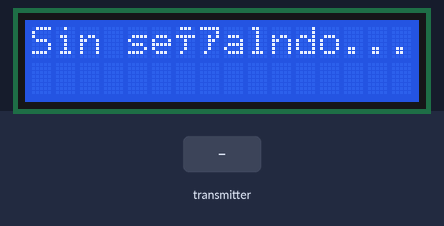
This program was run on a simulated Arduino Uno, built with avr-gcc and run on an emulated ATmega328P. Shown: 16×2 character LCD. The inputs (shaded band) are chosen by the test bench. No radio packets arrive unless stated.

Above: at 11.7 s.
11.8 s: the transmitter starts sending temperature.0 = 0
At 13.1 s:
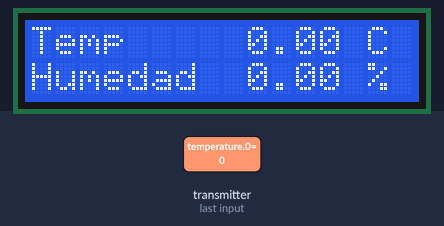
14.8 s: the transmitter starts sending temperature.1 = 25
At 16.0 s:
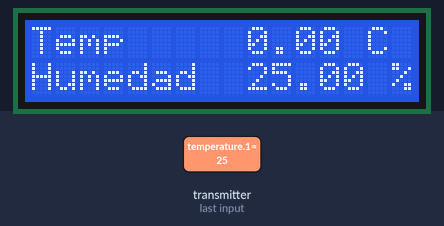
17.8 s: the transmitter starts sending temperature.0 = 25
At 18.8 s:
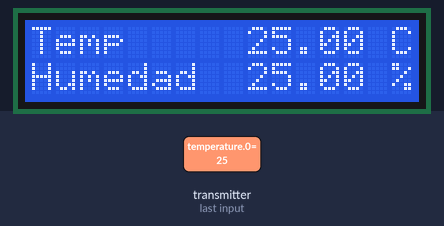
20.8 s: the transmitter starts sending temperature.1 = 0
At 22.1 s:
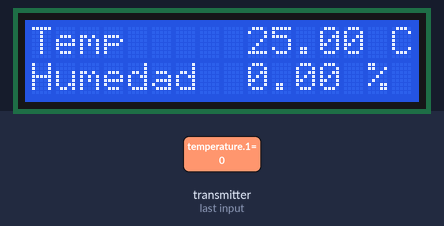
Timing chart, 0 to 23.8 s (numbered marks = the images above; inputs shaded):
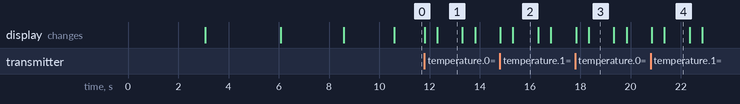

Measured:
- after the input at 11.8 s, the display: first changes at once (image 1 shows a later state)
- after the input at 14.8 s, the display: first differs from a run without the input after 0.52 s (image 2)
- after the input at 17.8 s, the display: first differs from a run without the input after 0.54 s (image 3)
- after the input at 20.8 s, the display: first differs from a run without the input after 0.55 s (image 4)
- what the display in image 1 shows lasts 1.0 s, from 12.3 s to 13.3 s

The program:

main.cpp
```cpp
#include <nRF24L01.h> //Librería correspondiente al modulo nRF24L01
#include <RF24_config.h> //Librería correspondiente al modulo nRF24L01
#include <RF24.h> //Librería correspondiente al modulo nRF24L01


#include <SPI.h> //Librería de protocolo de comunicación serial
#include <RF24.h> //Librería correspondiente al modulo nRF24L01
#include <DHT11.h> //Librería de módulo de sensor de temperatura y humedad
#include <LiquidCrystal.h> //Libreria correspondiente a pantalla LCD
#include <Wire.h>  //Librería establece protocolo I2C/TWI

//Inicializar la librería indicando los pins de la interfaz
LiquidCrystal lcd(7, 6, 5, 4, 3, 2); //(RS, RW, E, D4,D5, D6, D7)

float temperature[2];
 /*Crear un objeto RF24 al que llamaremos “radio”. Los dos argumentos que se utilizan
en la funcion son los numeros de pin que vamos a usar para CS y CE */

RF24 radio(8, 9); //Pin del Arduino conectado al pin Chip Enable (CE) y Chip Select (CS) del módulo
const uint64_t pipe = 0xE8E8F0F0E1LL; // Dirección de canal de radio única para que los 2 nodos se comuniquen

void setup()
{
  Serial.begin(9600); //inicializamos el puerto serie
  lcd.begin(16, 2); // Inicia LCD 16x02 (columnas, filas)

  radio.begin(); //inicializamos el NRF24L01
  radio.openReadingPipe(1, pipe);   //Abrimos el canal de Lectura
  radio.startListening(); // Este comando establece este modulo como el receptor

lcd.print("Proyecto Final");   //Muestra mensaje
  delay(3000);                 //Retardo 3 s
  lcd.clear();                 //Limpia pantalla
    lcd.setCursor(0, 0);       //Cursor en posición 0,0
 lcd.print("Informatica");
  lcd.setCursor(0, 1);
  lcd.print("Industrial");
  delay(3000);
   lcd.clear();
 lcd.print("Temp & Humedad");
  delay(2500);


  lcd.clear();
  lcd.print("Inicializando...");
  delay(2000);
}

void loop()
{
  if ( radio.available() )   //Si la señal transmisora esta disponible
{
  bool done = false;
  while (!done)
{
 done = radio.read(temperature, sizeof(temperature)); //Leemos los datos y guardamos en la variable temperature[]
  lcd.clear(); //limpia LCD
  delay(500);

  lcd.setCursor(0, 0);         //Posición
  lcd.print("Temp");           //Imprime mensaje
  lcd.setCursor(0, 1);         //Posisción
  lcd.print("Humedad");        //Imprime mensaje
  lcd.setCursor(9, 0);         //Posición
  lcd.print(temperature[0]);   //Imprime valor de variable
  lcd.print(" C");             //Imprime simbolo ''C''
  lcd.setCursor(9, 1);         //Posición
  lcd.print(temperature[1]);   //Imprime valor de variable
  lcd.print(" %");             //Imprime simbolo ''%''
  delay(1000);                 //Retardo 1s
}
}
 else
{
  lcd.setCursor(0, 0);       //Posición
  lcd.print("Sin señal");    //Imprime mensaje que no detecta señal
}
}
```
